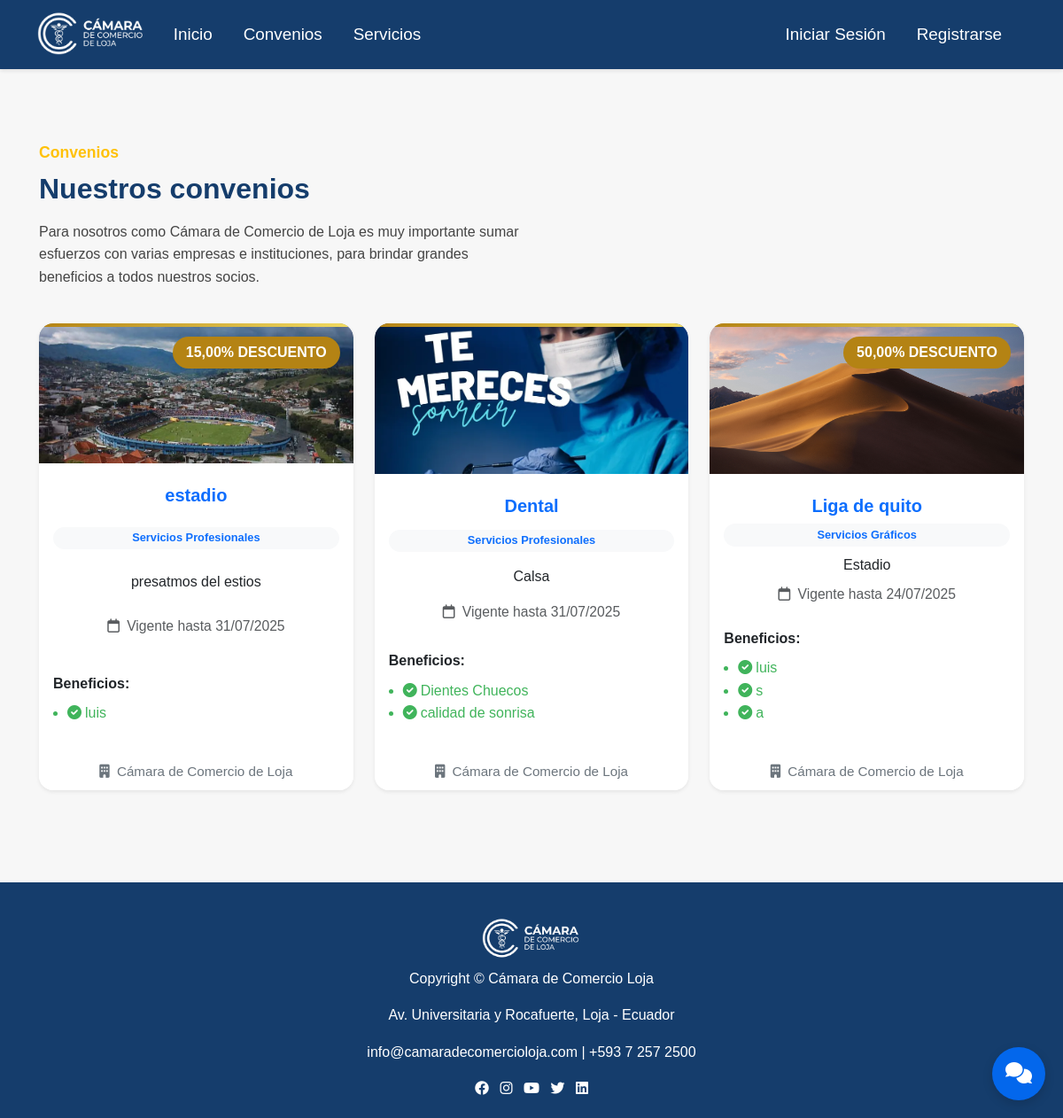
/convenios/, run on an earlier commit of the app's database.
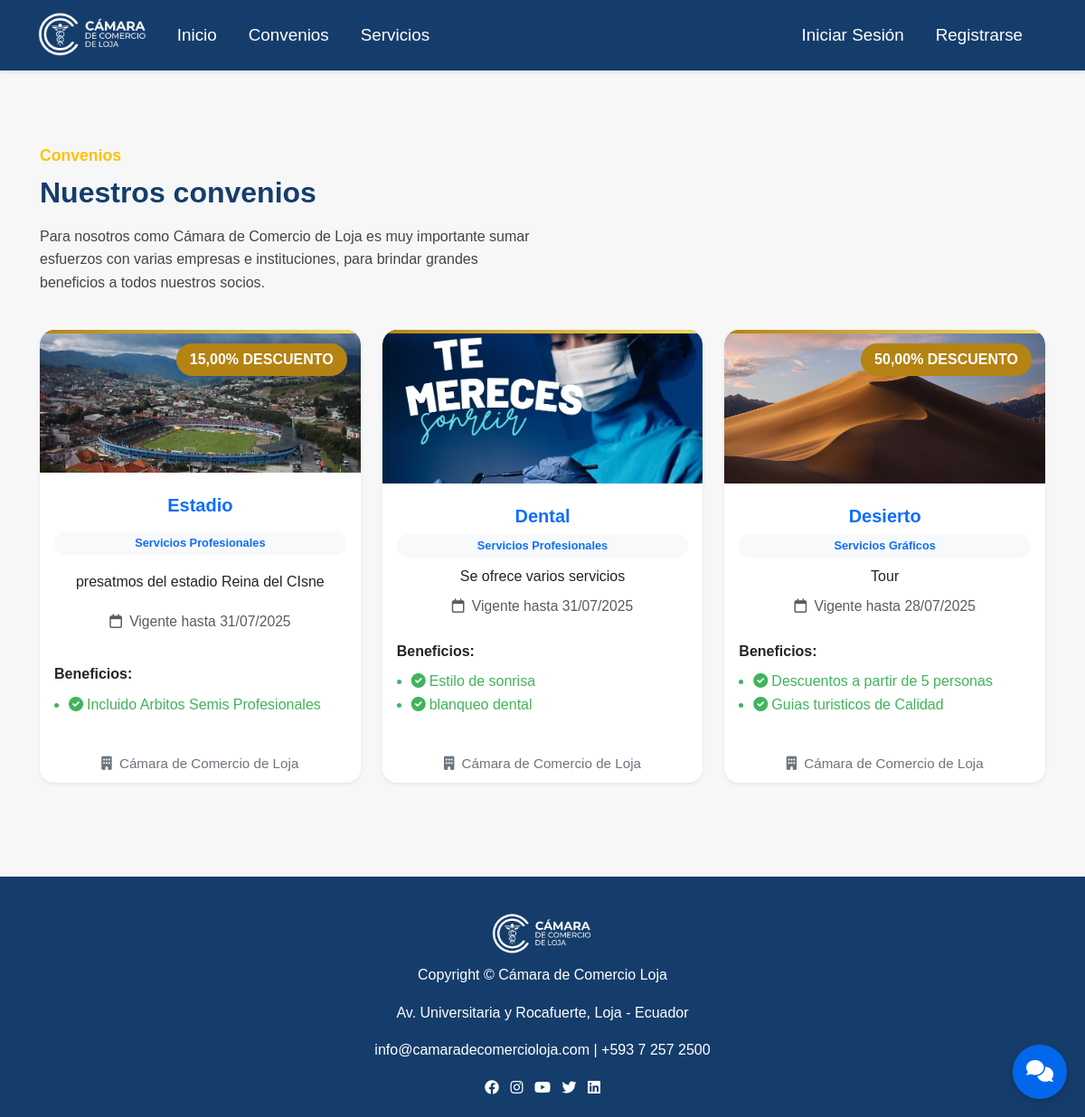
And on a later commit of the database.
### camara/models.py (models this page shows, shortened)
class Convenio(models.Model):
    CATEGORIA_CHOICES = [
        ('financieros', 'Servicios Financieros'),
        ('turismo', 'Turismo y Hotelería'),
        ('profesionales', 'Servicios Profesionales'),
        ('graficos', 'Servicios Gráficos'),
    ]
    nombre = models.CharField(max_length=255)
    descripcion = models.TextField(null=True, blank=True)
    imagen = models.ImageField(upload_to='convenios/', null=True, blank=True)
    fecha_fin = models.DateField(null=True, blank=True)
    categoria = models.CharField(
        max_length=20,
        choices=CATEGORIA_CHOICES,
        default='financieros'
    )
    tiene_descuento = models.BooleanField(default=False)  # Nuevo campo
    porcentaje_descuento = models.DecimalField(max_digits=5, decimal_places=2, null=True, blank=True)  # Nuevo campo
    enlace = models.URLField("Enlace externo", null=True, blank=True)  # Nuevo campo

class Beneficio(models.Model):
    convenio = models.ForeignKey(Convenio, on_delete=models.SET_NULL, null=True)
    descripcion = models.TextField(null=True, blank=True)

### camara/views.py (the view)
# urls.py: path('convenios/', views.convenios, name='convenios'),
def convenios(request):
    convenios = Convenio.objects.all()
    return render(request, 'vista_publica/convenios.html', {'convenios': convenios})

### camara/template/vista_publica/convenios.html (shortened to what this page needs)
{% extends "master.html" %}
{% load static %}
{% block content %}
<div class="container mt-5">
    <div class="row align-items-center mb-4">
        <div class="col-md-6">
            <span class="convenios-subtitulo">Convenios</span>
            <h2 class="convenios-titulo mt-2">Nuestros convenios</h2>
            <p class="convenios-descripcion mt-3">
                Para nosotros como Cámara de Comercio de Loja es muy importante sumar esfuerzos con varias empresas e
                instituciones, para brindar grandes beneficios a todos nuestros socios.
            </p>
        </div>
    </div>
    <div class="row justify-content-center">
        {% for convenio in convenios %}
        <div class="col-md-4 mb-4 d-flex align-items-stretch">
            <div class="card shadow-sm h-100 w-100 border-0 rounded-4 card-convenio position-relative">
                {% if convenio.imagen %}
                <img src="{{ convenio.imagen.url }}" alt="{{ convenio.nombre }}" class="card-img-top rounded-top-4"
                    style="max-height:170px;object-fit:cover;">
                {% else %}
                <div class="card-img-top bg-light d-flex align-items-center justify-content-center rounded-top-4"
                    style="height:170px;">
                    <span class="text-muted"><i class="fas fa-image fa-2x"></i> Sin imagen</span>
                </div>
                {% endif %}
                {% if convenio.tiene_descuento and convenio.porcentaje_descuento %}
                <span class="discount-badge">{{ convenio.porcentaje_descuento }}% DESCUENTO</span>
                {% endif %}
                <div class="card-body text-center d-flex flex-column justify-content-between">
                    {% if convenio.enlace %}
                    <h5 class="card-title mt-2 fw-bold text-primary">
                        <a href="{{ convenio.enlace }}" target="_blank" style="text-decoration:none;color:inherit;">
                            {{ convenio.nombre }}
                            <i class="fas fa-external-link-alt ms-1" style="font-size:0.9em;"></i>
                        </a>
                    </h5>
                    {% else %}
                    <h5 class="card-title mt-2 fw-bold text-primary">{{ convenio.nombre }}</h5>
                    {% endif %}
                    <span class="badge bg-light text-primary mb-2">
                        {{ convenio.get_categoria_display }}
                    </span>
                    <p class="card-text mb-2">{{ convenio.descripcion }}</p>
                    {% if convenio.fecha_fin %}
                    <div class="text-muted mb-2" style="font-size:0.98em;">
                        <i class="fa-regular fa-calendar me-1"></i>
                        Vigente hasta {{ convenio.fecha_fin|date:"d/m/Y" }}
                    </div>
                    {% endif %}
                    {% with beneficios=convenio.beneficio_set.all %}
                    {% if beneficios %}
                    <div class="mt-3 text-start">
                        <strong>Beneficios:</strong>
                        <ul class="ps-3" style="margin-top:8px;">
                            {% for beneficio in beneficios %}
                            <li style="color:#40b45b;">
                                <i class="fas fa-check-circle me-1"></i>{{ beneficio.descripcion }}
                            </li>
                            {% endfor %}
                        </ul>
                    </div>
                    {% endif %}
                    {% endwith %}
                </div>
                <div class="card-footer bg-white border-0 text-center">
                    <span class="text-secondary" style="font-size:0.95em;">
                        <i class="fas fa-building me-1"></i> Cámara de Comercio de Loja
                    </span>
                </div>
            </div>
        </div>
        {% empty %}
        <div class="col-12">
            <div class="alert alert-info text-center">No hay convenios registrados.</div>
        </div>
        {% endfor %}
    </div>
</div>
{% endblock %}

### camara/template/master.html (shortened to what this page needs)
{% load static %}
<!DOCTYPE html>
<html lang="es">
<head>
    <link href="https://cdn.jsdelivr.net/npm/bootstrap@5.3.0/dist/css/bootstrap.min.css" rel="stylesheet">
    <link href="https://cdnjs.cloudflare.com/ajax/libs/font-awesome/6.0.0/css/all.min.css" rel="stylesheet">
    <link rel="stylesheet" href="{% static 'css/style.css' %}">
    <link rel="stylesheet" href="{% static 'css/Formularios.css' %}">
    <link rel="stylesheet" href="{% static 'css/admin.css' %}">
    <link rel="stylesheet" href="{% static 'css/afiliacion_detalle.css' %}">
    <link rel="stylesheet" href="{% static 'css/registro.css' %}">
    <link rel="stylesheet" href="{% static 'css/home.css' %}">
</head>
<body>
    <nav class="navbar navbar-expand-lg navbar-custom">
        <div class="container">
            <a class="navbar-brand" href="{% url 'home' %}">
                <img src="{% static 'img/logo2.png' %}" alt="Logo" class="logo-img me-2"
                    style="height:52px;vertical-align:middle;">
            </a>
            <div class="collapse navbar-collapse" id="navbarNav">
                <ul class="navbar-nav me-auto">
                    {% if user.is_authenticated and user.is_superuser %}
                    <li class="nav-item">
                        <a class="nav-link" href="{% url 'admin_home' %}">Panel Admin</a>
                    </li>
                    <li class="nav-item">
                        <a class="nav-link" href="{% url 'admin_convenios_list' %}">Gestionar Convenios</a>
                    </li>
                    <li class="nav-item">
                        <a class="nav-link" href="{% url 'admin_servicios_list' %}">Gestionar Servicios</a>
                    </li>
                    <li class="nav-item">
                        <a class="nav-link" href="{% url 'admin_notificacion' %}">Notificaciones</a>
                    </li>
                    <li class="nav-item">
                        <a class="nav-link" href="{% url 'admin_reservas_list' %}">Reservas</a>
                    </li>
                    {% else %}
                    <li class="nav-item">
                        <a class="nav-link" href="{% url 'home' %}">Inicio</a>
                    </li>
                    <li class="nav-item">
                        <a class="nav-link" href="{% url 'convenios' %}">Convenios</a>
                    </li>
                    <li class="nav-item">
                        <a class="nav-link" href="{% url 'servicios_publicos' %}">Servicios</a>
                    </li>
                    {% endif %}
                </ul>
                <ul class="navbar-nav align-items-center flex-row">
                    {% if user.is_authenticated %}
                        {% if user.is_superuser or user.is_staff %}
                            <li class="nav-item dropdown">
                                <a class="nav-link dropdown-toggle" href="#" id="navbarDropdownAdmin" role="button"
                                    data-bs-toggle="dropdown">
                                    <i class="fas fa-user-shield me-1"></i>
                                    {% if user.nombre %}
                                        {{ user.nombre }}
                                    {% elif user.first_name %}
                                        {{ user.first_name }}
                                    {% else %}
                                        {{ user.username }}
                                    {% endif %}
                                </a>
                                <ul class="dropdown-menu">
                                    <li><a class="dropdown-item" href="/admin/">Panel Admin</a></li>
                                    <li>
                                        <hr class="dropdown-divider">
                                    </li>
                                    <li><a class="dropdown-item" href="{% url 'logout' %}">Cerrar Sesión</a></li>
                                </ul>
                            </li>
                        {% elif user.tipo_usuario == 'empresa' or user.tipo_usuario == 'socio' %}
                            <li class="nav-item dropdown d-flex align-items-center flex-row">
                                <a class="nav-link dropdown-toggle d-flex align-items-center" href="#" id="navbarDropdown" role="button"
                                    data-bs-toggle="dropdown" aria-expanded="false">
                                    <i class="fas fa-user me-1"></i>
                                    {% if user.nombre %}
                                        {{ user.nombre }}
                                    {% elif user.first_name %}
                                        {{ user.first_name }}
                                    {% else %}
                                        {{ user.username }}
                                    {% endif %}
                                </a>
                                <a class="nav-link position-relative ms-2" href="{% url 'notificaciones' %}" title="Notificaciones"
                                    style="padding-top:0.7rem;padding-bottom:0.7rem;">
                                    <i class="fas fa-bell"></i>
                                </a>
                                <ul class="dropdown-menu dropdown-menu-end" aria-labelledby="navbarDropdown">
                                    <li><a class="dropdown-item" href="{% url 'perfil_usuario' %}">Mi Perfil</a></li>
                                    <li><a class="dropdown-item" href="{% url 'historial_reservas' %}">Mis Reservas</a></li>
                                    <li>
                                        <hr class="dropdown-divider">
                                    </li>
                                    <li><a class="dropdown-item" href="{% url 'logout' %}">Cerrar Sesión</a></li>
                                </ul>
                            </li>
                        {% else %}
                            <li class="nav-item dropdown d-flex align-items-center flex-row">
                                <div class="d-flex align-items-center">
                                    <a class="nav-link dropdown-toggle" href="#" id="navbarDropdown" role="button"
                                        data-bs-toggle="dropdown">
                                        <i class="fas fa-user me-1"></i>
                                        {% if user.nombre %}
                                        {{ user.nombre }}
                                        {% elif user.first_name %}
                                        {{ user.first_name }}
                                        {% else %}
                                        {{ user.username }}
                                        {% endif %}
                                    </a>
                                    <a class="nav-link position-relative ms-2" href="{% url 'notificaciones' %}" title="Notificaciones"
                                        style="padding-top:0.7rem;padding-bottom:0.7rem;">
                                        <i class="fas fa-bell"></i>
                                    </a>
                                </div>
                                <ul class="dropdown-menu">
                                    <li><a class="dropdown-item" href="{% url 'perfil_usuario' %}">Mi Perfil</a></li>
                                    <li><a class="dropdown-item" href="{% url 'historial_reservas' %}">Mis Reservas</a></li>
                                    <li>
                                        <hr class="dropdown-divider">
                                    </li>
                                    <li><a class="dropdown-item" href="{% url 'logout' %}">Cerrar Sesión</a></li>
                                </ul>
                            </li>
                        {% endif %}
                    {% else %}
                    <li class="nav-item">
                        <a class="nav-link" href="{% url 'login' %}">Iniciar Sesión</a>
                    </li>
                    <li class="nav-item">
                        <a class="nav-link" href="{% url 'registro' %}">Registrarse</a>
                    </li>
                    {% endif %}
                </ul>
            </div>
        </div>
    </nav>
    <main>
        {% block content %}{% endblock %}
    </main>
    <footer class="footer mt-5">
        <div class="container text-center">
            <img src="{% static 'img/logo2.png' %}" alt="Cámara de Comercio Loja" height="48" class="mb-2">
            <p>Copyright © {{ now|date:"Y" }} Cámara de Comercio Loja</p>
            <p>Av. Universitaria y Rocafuerte, Loja - Ecuador</p>
            <p>
                <a href="mailto:info@camaradecomercioloja.com">info@camaradecomercioloja.com</a> |
                <a href="tel:+59372572500">+593 7 257 2500</a>
            </p>
            <div>
                <a href="https://www.facebook.com/camaraloja" target="_blank" class="me-2"><i
                        class="fa-brands fa-facebook"></i></a>
                <a href="https://www.instagram.com/camara_loja/" target="_blank" class="me-2"><i
                        class="fa-brands fa-instagram"></i></a>
                <a href="https://www.youtube.com/@camaradecomercioloja" target="_blank" class="me-2"><i
                        class="fa-brands fa-youtube"></i></a>
                <a href="https://twitter.com/CamaraLoja" target="_blank" class="me-2"><i
                        class="fa-brands fa-twitter"></i></a>
                <a href="https://www.linkedin.com" target="_blank"><i class="fa-brands fa-linkedin"></i></a>
            </div>
        </div>
    </footer>
    <button id="chatbot-toggle" class="chatbot-toggle" title="Asistente Virtual">
        <i class="fas fa-comments"></i>
    </button>
</body>
</html>

What changed in the data, as far as the page shows it:
removed Beneficio: descripcion "calidad de sonrisa", shown under Convenio "Dental"
removed Beneficio: descripcion "a", shown under Convenio "Servicios Gráficos"
changed Convenio: nombre "estadio" → "Estadio"; descripcion "presatmos del estios" → "presatmos del estadio Reina del CIsne"
changed Beneficio: descripcion "luis" → "Incluido Arbitos Semis Profesionales"
changed Convenio "Dental": descripcion "Calsa" → "Se ofrece varios servicios"
changed Beneficio: descripcion "Dientes Chuecos" → "Estilo de sonrisa"
added Beneficio: descripcion "blanqueo dental", shown under Convenio "Dental"
changed Convenio "Servicios Gráficos": nombre "Liga de quito" → "Desierto"; descripcion "Estadio" → "Tour"; fecha_fin "24/07/2025" → "28/07/2025"
changed Beneficio: descripcion "luis" → "Descuentos a partir de 5 personas"
changed Beneficio: descripcion "s" → "Guias turisticos de Calidad"
